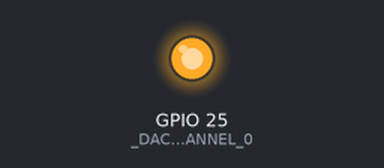
This program was run on a simulated ESP32 board running MicroPython. Shown: output pins drawn as LEDs (lit = HIGH). What the program prints to the serial console is not drawn.

Above: at 0.1 s.
Timing chart, 0 to 1.6 s (numbered marks = the images above):
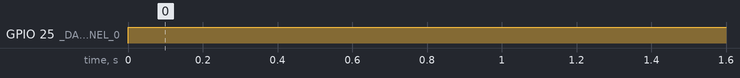

Measured:
- by itself, GPIO 25 (_DAC_CHANNEL_0): LOW → HIGH at 0.00 s

The program:

dacTest.py
```python
# (licence header left out)
# For the DAC exercises we use the internal 8 bit DAC of the esp32

import sys,time
from machine import DAC,Pin

_DAC_MAX_VALUE=255
_DAC_CHANNEL_0 = Pin(25)
_DAC_CHANNEL_1 = Pin(26)

dac = DAC(_DAC_CHANNEL_0)

while True:
    try:
        dac.write(_DAC_MAX_VALUE)
        print("DAC set to max")
        time.sleep(1)
        dac.write(_DAC_MAX_VALUE)
        print("DAC set to zero")
        time.sleep(1)
    except KeyboardInterrupt:
         print("Ctrl C seen! Setting DAC to zero")
         sys.exit(0)
```
